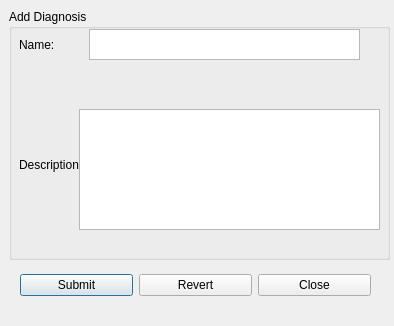
<?xml version="1.0" encoding="UTF-8"?>
<ui version="4.0">
 <class>AddDiagnosisDialog</class>
 <widget class="QDialog" name="AddDiagnosisDialog">
  <property name="geometry">
   <rect>
    <x>0</x>
    <y>0</y>
    <width>394</width>
    <height>326</height>
   </rect>
  </property>
  <property name="windowTitle">
   <string>Dialog</string>
  </property>
  <widget class="QGroupBox" name="groupBox">
   <property name="geometry">
    <rect>
     <x>9</x>
     <y>9</y>
     <width>381</width>
     <height>251</height>
    </rect>
   </property>
   <property name="title">
    <string>Add Diagnosis</string>
   </property>
   <widget class="QLabel" name="nameLabel">
    <property name="geometry">
     <rect>
      <x>10</x>
      <y>20</y>
      <width>41</width>
      <height>31</height>
     </rect>
    </property>
    <property name="text">
     <string>Name:</string>
    </property>
   </widget>
   <widget class="QLabel" name="descriptionLabel">
    <property name="geometry">
     <rect>
      <x>10</x>
      <y>140</y>
      <width>61</width>
      <height>31</height>
     </rect>
    </property>
    <property name="text">
     <string>Description:</string>
    </property>
   </widget>
   <widget class="QPlainTextEdit" name="descriptionEdit">
    <property name="geometry">
     <rect>
      <x>70</x>
      <y>100</y>
      <width>301</width>
      <height>121</height>
     </rect>
    </property>
   </widget>
   <widget class="QTextEdit" name="nameEdit">
    <property name="geometry">
     <rect>
      <x>80</x>
      <y>20</y>
      <width>271</width>
      <height>31</height>
     </rect>
    </property>
   </widget>
  </widget>
  <widget class="QWidget" name="">
   <property name="geometry">
    <rect>
     <x>20</x>
     <y>270</y>
     <width>351</width>
     <height>31</height>
    </rect>
   </property>
   <layout class="QHBoxLayout" name="horizontalLayout">
    <item>
     <widget class="QPushButton" name="submitButton">
      <property name="text">
       <string>Submit</string>
      </property>
     </widget>
    </item>
    <item>
     <widget class="QPushButton" name="revertButton">
      <property name="text">
       <string>Revert</string>
      </property>
     </widget>
    </item>
    <item>
     <widget class="QPushButton" name="closeButton">
      <property name="text">
       <string>Close</string>
      </property>
     </widget>
    </item>
   </layout>
  </widget>
 </widget>
 <resources/>
 <connections/>
</ui>
